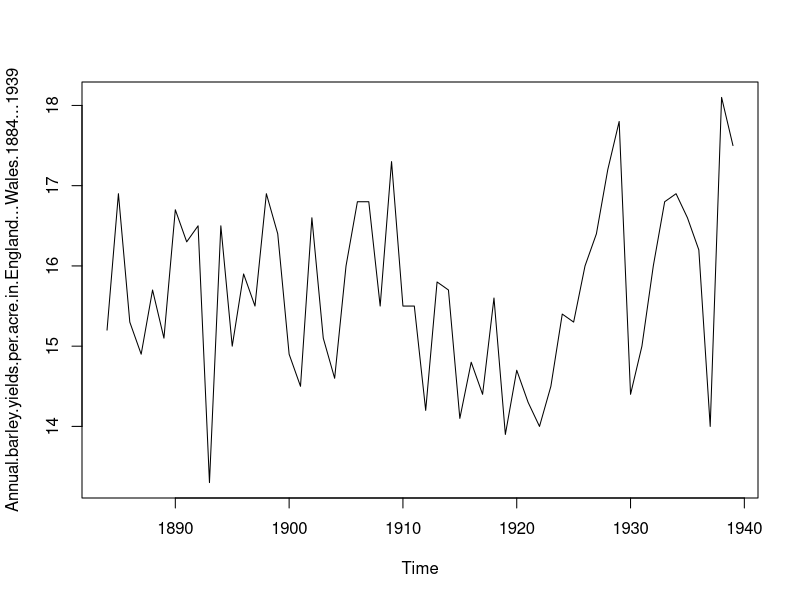

The R script that drew this image:
#Reading regular timeseries data
#Decomposing a time series using MA and stl()
#Forecasting using stl()
#Smoothning using holt, holtwinters and ets()
#Automating model selection using ets()
#Forecasting using holt, holtwinters and ets()
#ARIMA models, ACF , PACF, auto.arima()
#Choosing amongst different models by using accuracy() function
library(forecast)
library(tseries)

###Reading time series data inside R###
setwd("C:\\Users\\DELL\\Documents\\Jigsaw Courses\\Courses\\Predictive Analytics with R\\Time Series in R - Class codes")
bar<-read.csv("barley.csv")
bar<-bar[-1]
bar<-ts(bar,start=c(1884),frequency=1)
plot(bar)